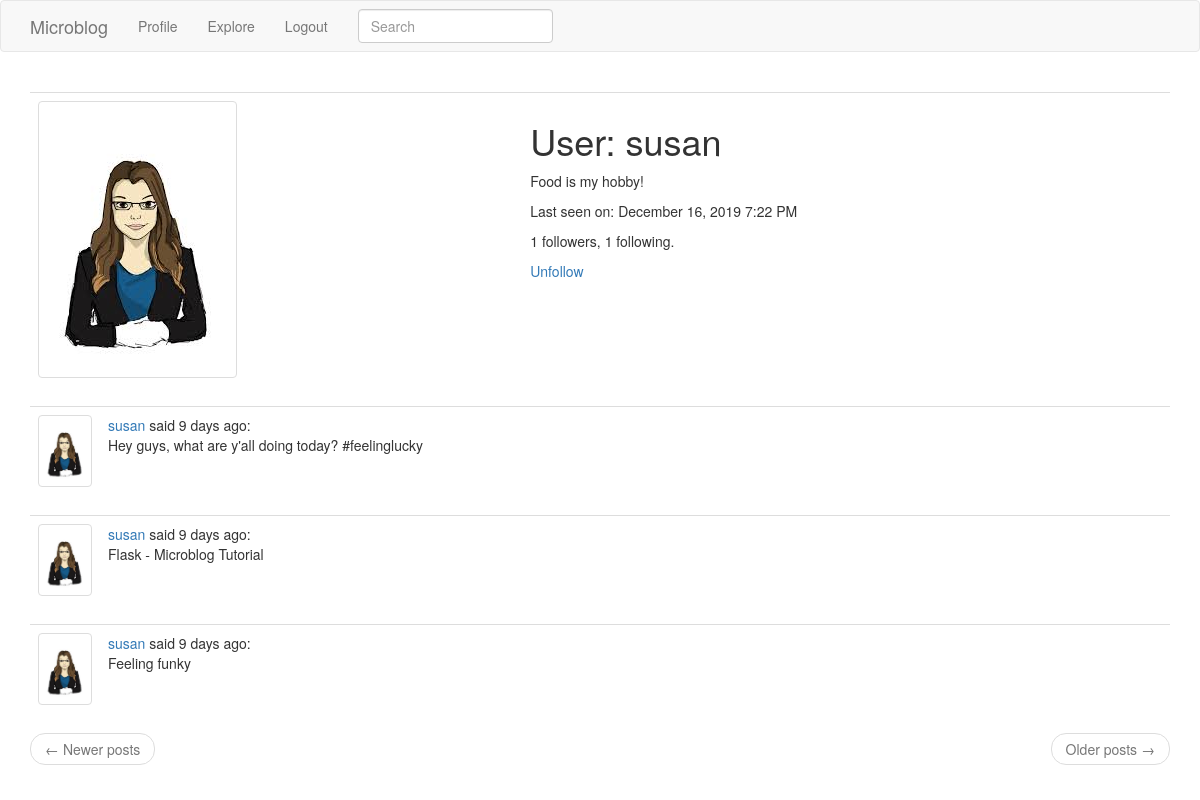
Screenshot of /user/susan (signed in) with the database file from the repository.
### app/models.py (models this page shows, shortened)
class User(UserMixin, db.Model):
    id = db.Column(db.Integer, primary_key=True)
    username = db.Column(db.String(64), index=True, unique=True)
    email = db.Column(db.String(61204), index=True, unique=True)
    password_hash = db.Column(db.String(128))
    posts = db.relationship('Post', backref='author', lazy='dynamic')
    about_me = db.Column(db.String(140))
    last_seen = db.Column(db.DateTime, default=datetime.utcnow)
    followed = db.relationship(
        'User', secondary=followers,
        primaryjoin=(followers.c.follower_id == id),
        secondaryjoin=(followers.c.followed_id == id),
        backref=db.backref('followers', lazy='dynamic'), lazy='dynamic')
    """
    def avatar(self, size):
        digest = md5(self.email.lower().encode('utf-8')).hexdigest()
        return 'https://www.gravatar.com/avatar/{}?d=identicon&s={}'.format(
            digest, size)
    """
    def is_following(self, user):
        return self.followed.filter(
            followers.c.followed_id == user.id).count() > 0

class SearchableMixin(object):
    @classmethod
    def before_commit(cls, session):
        session._changes = {
            'add': list(session.new),
            'update': list(session.dirty),
            'delete': list(session.deleted)
        }
    @classmethod
    def after_commit(cls, session):
        for obj in session._changes['add']:
            if isinstance(obj, SearchableMixin):
                add_to_index(obj.__tablename__, obj)
        for obj in session._changes['update']:
            if isinstance(obj, SearchableMixin):
                add_to_index(obj.__tablename__, obj)
        for obj in session._changes['delete']:
            if isinstance(obj, SearchableMixin):
                remove_from_index(obj.__tablename__, obj)
        session._changes = None

class Post(SearchableMixin, db.Model):
    __searchable__ = ['body']
    id = db.Column(db.Integer, primary_key=True)
    body = db.Column(db.String(140))
    timestamp = db.Column(db.DateTime, index=True, default=datetime.utcnow)
    user_id = db.Column(db.Integer, db.ForeignKey('user.id'))
    language = db.Column(db.String(5))

### app/routes.py (the view)
@app.route('/user/<username>')
@login_required
def user(username):
    fimages = {}
    user = User.query.filter_by(username=username).first_or_404()
    user_image = username + '.png'
    page = request.args.get('page', 1, type=int)
    posts = user.posts.order_by(Post.timestamp.desc()).paginate(
        page, app.config['POSTS_PER_PAGE'], False)
    next_url = url_for('user', username=user.username, page=posts.next_num) \
        if posts.has_next else None
    prev_url = url_for('user', username=user.username, page=posts.prev_num) \
        if posts.has_prev else None
    users = User.query.all()
    for x in users:
        fimages[x.username] = x.username + '.png'
    return render_template('user.html', user_image=user_image, fimages=fimages,
        user=user, next_url=next_url, prev_url=prev_url, posts=posts.items)

### app/forms.py
class SearchForm(FlaskForm):
    q = StringField(('Search'), validators=[DataRequired()])
    def __init__(self, *args, **kwargs):
        if 'formdata' not in kwargs:
            kwargs['formdata'] = request.args
        if 'csrf_enabled' not in kwargs:
            kwargs['csrf_enabled'] = False
        super(SearchForm, self).__init__(*args, **kwargs)

### app/models.py (called while the page is built)
@login.user_loader
def load_user(id):
    return User.query.get(int(id))

### app/routes.py (called while the page is built)
@app.before_request
def before_request():
    if current_user.is_authenticated:
        current_user.last_seen = datetime.utcnow()
        db.session.commit()

@app.before_request
def before_request():
    if current_user.is_authenticated:
        current_user.last_seen = datetime.utcnow()
        db.session.commit()
        g.search_form = SearchForm()
    g.locale = str(get_locale())

### app/templates/user.html
{% extends "base.html" %}
{% block main %}
    <table class="table table-hover">
        <tr>
            <td>
                <img class= "img-thumbnail" src= "{{ url_for('static', filename = 'profile_photos/') }}{{ user_image }}" >
            </td>
            <br>
            <td>
                <h1> User: {{ user.username }}</h1>
                {% if user.about_me %} <p> {{ user.about_me }} {% endif %} </p>
                {% if user.last_seen %} <p> Last seen on: {{ moment(user.last_seen).format('LLL') }} {% endif %} </p>
                <p> {{ user.followers.count() }} followers, {{ user.followed.count() }} following. </p>
                {% if user == current_user %}
                <p>
                    <a href="{{ url_for('edit_profile') }}">Edit your profile</a>
                </p>
                {% elif not current_user.is_following(user) %}
                <p> <a href="{{ url_for('follow', username=user.username) }}">Follow</a> </p>
                {% else %}
                <p><a href="{{ url_for('unfollow', username=user.username) }}">Unfollow</a></p>
                {% endif %}
            </td>
        </tr>
    </table>
    {% for post in posts %}
        {% include '_post.html' %}
    {% endfor %}
    <nav aria-label="...">
        <ul class="pager">
            <li class="previous{% if not prev_url %} disabled{% endif %}">
                <a href="{{ prev_url or '#' }}">
                    <span aria-hidden="true">&larr;</span> {{ ('Newer posts') }}
                </a>
            </li>
            <li class="next{% if not next_url %} disabled{% endif %}">
                <a href="{{ next_url or '#' }}">
                    {{ ('Older posts') }} <span aria-hidden="true">&rarr;</span>
                </a>
            </li>
        </ul>
    </nav>
{% endblock %}

### app/templates/_post.html
<table class="table table-hover">
    <tr>
        <td width="70px">
            <a href="{{ url_for('user', username=post.author.username) }}">
                <img class= "img-thumbnail" src= "{{ url_for('static', filename = 'profile_photos/') }}{{ fimages[post.author.username] }}">
            </a>
        </td>
        <td>
            <a href="{{ url_for('user', username=post.author.username) }}">
                {{ post.author.username }}
            </a>
            said {{ moment(post.timestamp).fromNow() }}:
            <br>
            {{ post.body }}
        </td>
    </tr>
</table>

### rows the page displays
User: username "susan", about_me "Food is my hobby!", last_seen "December 16, 2019 7:22 PM"
Post: username (picture), author.username "susan", timestamp "9 days ago", body "Hey guys, what are y'all doing today? #feelinglucky"
Post: username (picture), author.username "susan", timestamp "9 days ago", body "Flask - Microblog Tutorial"
Post: username (picture), author.username "susan", timestamp "9 days ago", body "Feeling funky"

### other values shown
{{ user.followers.count() }} "1"
{{ user.followed.count() }} "1"
{{ ('Newer posts') }} "Newer posts"
{{ ('Older posts') }} "Older posts"
